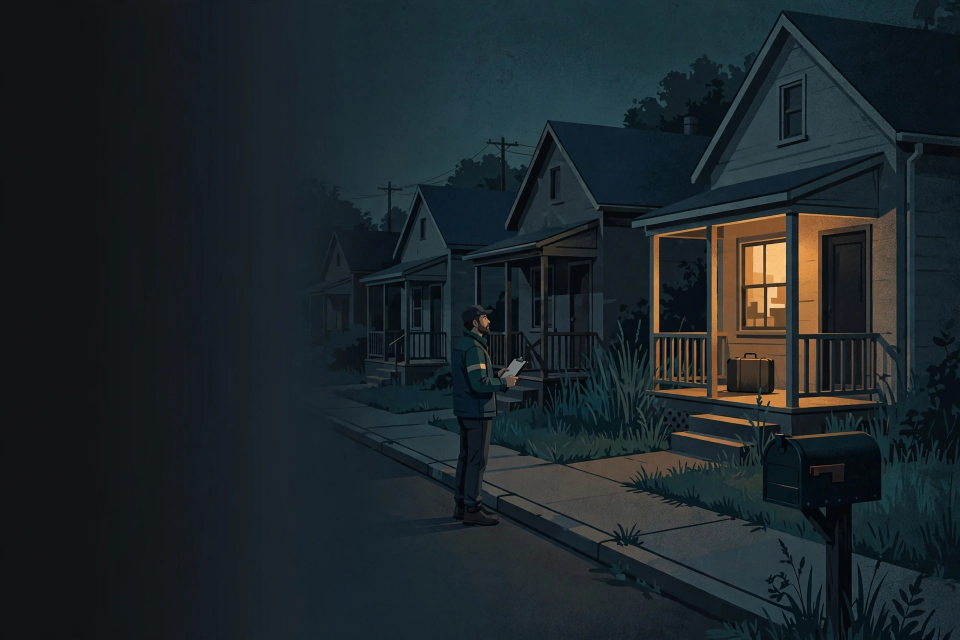
#> input picture hero_source/hero-art.webp, 1920 x 1280 px (shown at 1/2 size); its folder holds only this picture in this run
$ python hero_composite.py
#> lines starting #> are read from the running program, lines starting #| are printed output that depends on the picture
"""Composite the headline figure over the generated hero illustration.
Adapted from the Denver street occupancy package (2026-10-30).
The hero illustration itself is generated separately and placed in
hero_source/ by the parent run; this script composites the headline
text from hero-headline.txt over a scrimmed field. If no illustration
is present it exits without writing hero.png (hero stays pending).
"""
import pathlib
from PIL import Image, ImageDraw, ImageFont

root = pathlib.Path(__file__).resolve().parent.parent
cands = sorted((root / "hero_source").glob("*.webp")) + \
        sorted((root / "hero_source").glob("*.png")) + \
        sorted((root / "hero_source").glob("*.jpg")) if (root / "hero_source").exists() else []
if not cands:
    raise SystemExit("no hero illustration in hero_source/ - hero stays pending")
img = Image.open(cands[0]).convert("RGB")
#> img is the input picture: PIL image 1920x1280 RGB; mean R, G, B 28.5, 37.7, 42.1
W, H = img.size
#> W = 1920; H = 1280

# Left-side gradient scrim: the generated illustration carries its
# clean dark field on the left third (QA adaptation, 2026-11-01 -
# the art's narrative scene sits right, so the headline goes left,
# not in a top band).
band = int(W * 0.58)
#> band = 1113
overlay = Image.new("L", (band, 1))
for xx in range(band):
    t = xx / band
    overlay.putpixel((xx, 0), int(205 * (1 - t) ** 1.6))
overlay = overlay.resize((band, H))
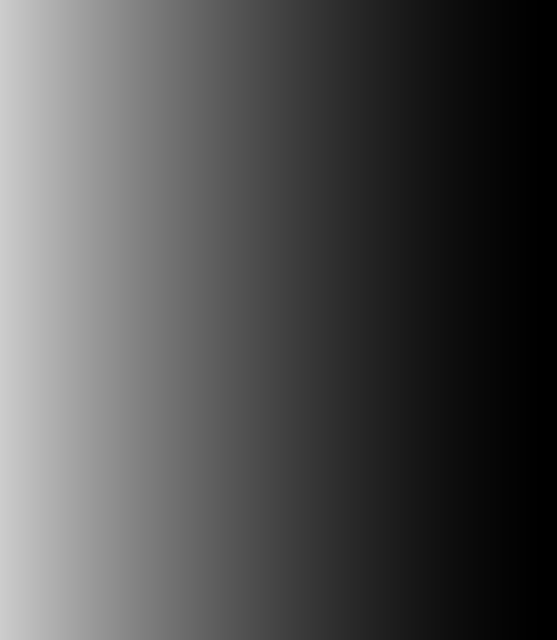
#> overlay: PIL image 1113x1280 L (shown at 1/2 size); min 0, max 205, mean 78.4
scrim = Image.new("RGB", (band, H), (10, 13, 16))
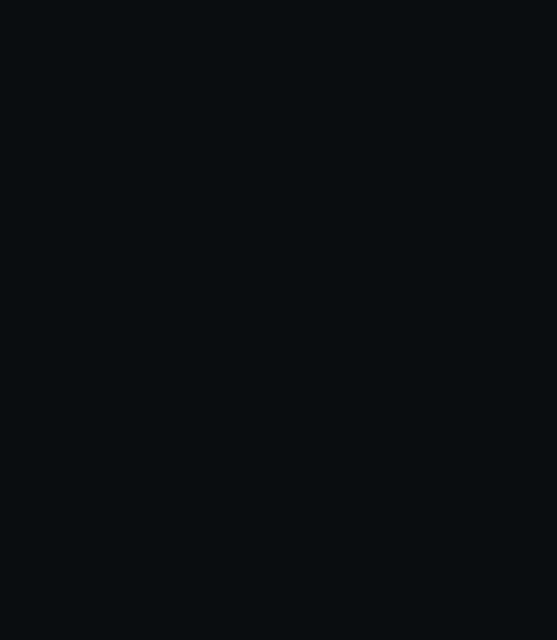
#> scrim: PIL image 1113x1280 RGB (shown at 1/2 size); mean R, G, B 10, 13, 16
img.paste(scrim, (0, 0), overlay)
d = ImageDraw.Draw(img)


def font(size, bold=True):
    p = ("/usr/share/fonts/truetype/dejavu/DejaVuSans-Bold.ttf" if bold
         else "/usr/share/fonts/truetype/dejavu/DejaVuSans.ttf")
    return ImageFont.truetype(p, size)


def wrap(text, f, maxw):
    words, lines, cur = text.split(), [], ""
    for w in words:
        trial = (cur + " " + w).strip()
        if d.textlength(trial, font=f) <= maxw:
            cur = trial
        else:
            lines.append(cur); cur = w
    if cur:
        lines.append(cur)
    return lines


MAXW = int(W * 0.44)
#> MAXW = 844
headline = "73.8%"
d.text((56, int(H * 0.16)), headline, font=font(int(H * 0.105)), fill=(245, 168, 0))
sub_f = font(int(H * 0.030), bold=False)
y = int(H * 0.16) + int(H * 0.135)
#> y = 376
sub = ("of Nashville's 568 'host - no strp' unpermitted-STR complaints sit on parcels "
       "with no STR permit record at all in the Metro permits file")
for line in wrap(sub, sub_f, MAXW):
    d.text((58, y), line, font=sub_f, fill=(242, 242, 242))
    y += int(H * 0.044)
#> after the loop, y = 600
src_f = font(int(H * 0.021), bold=False)
srcline = ("Machine Readable - Nashville Property Standards Violations layer and STR permits file, "
           "pulled Nov 1, 2026 - 43,283 property standards cases")
for line in wrap(srcline, src_f, MAXW):
    d.text((58, y + 8), line, font=src_f, fill=(150, 210, 200))
    y += int(H * 0.032)
#> this loop made 3 passes
#> y on passes 1 to 3: 640, 680, 720
#> after the loop, y = 720
img.save(root / "hero.png")
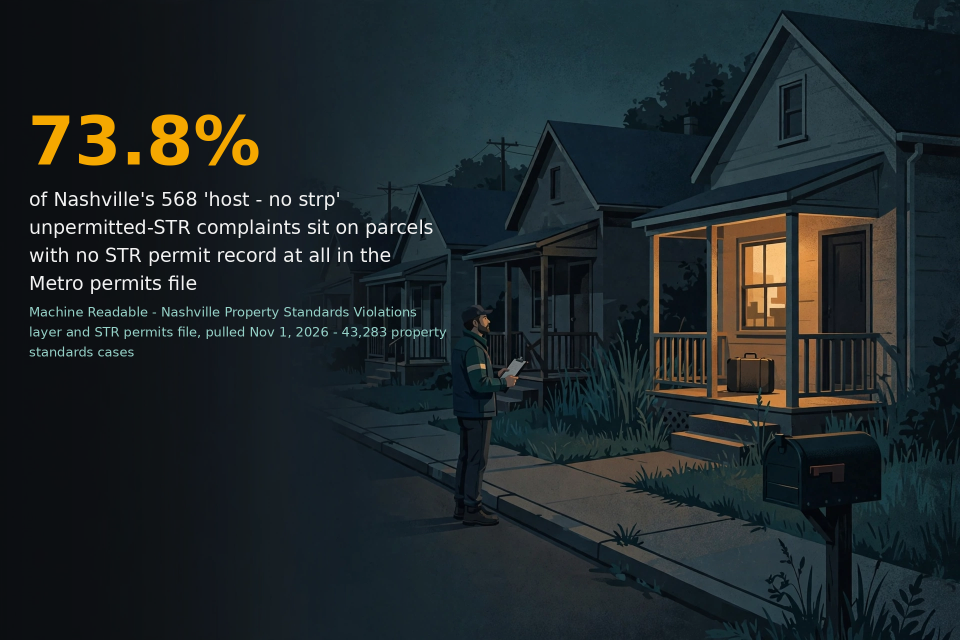
#> saved as hero.png: PIL image 1920x1280 RGB (shown at 1/2 size); mean R, G, B 30.7, 39, 41.7
print("hero", img.size, "from", cands[0].name)
#| hero (1920, 1280) from hero-art.webp
